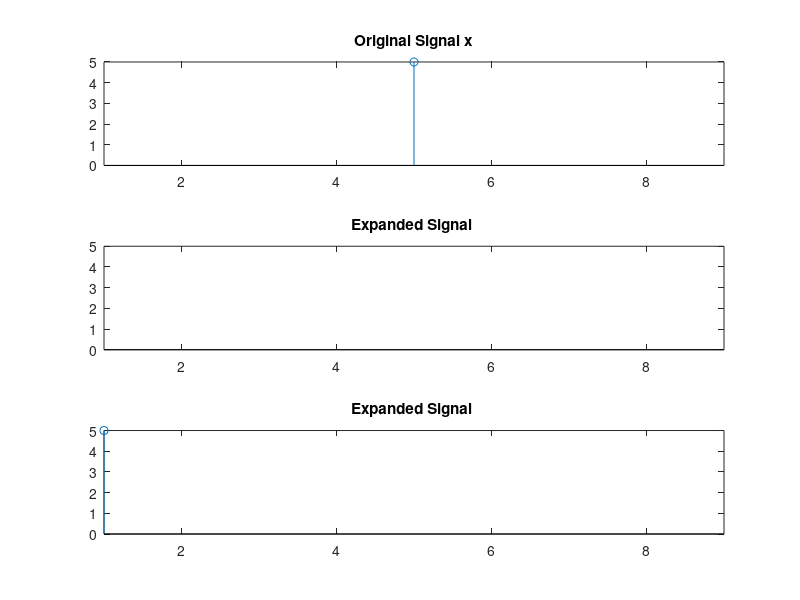

MATLAB code for this plot:
t=input('Enter Length as a:b\n');
x=input('Enter signal values\n');
p=input('expansion value\n');
q=input('compression value\n');
subplot(3,1,1);
stem(t,x);
xlim([min(t-4) max(t+4)]);
title('Original Signal x') ;
subplot(3,1,2);
stem(p*t,x);
xlim([min(t-4) max(t+4)]);
title('Expanded Signal ') ;
subplot(3,1,3);
stem(t/q,x);
xlim([min(t-4) max(t+4)]);
title('Expanded Signal ') ;

